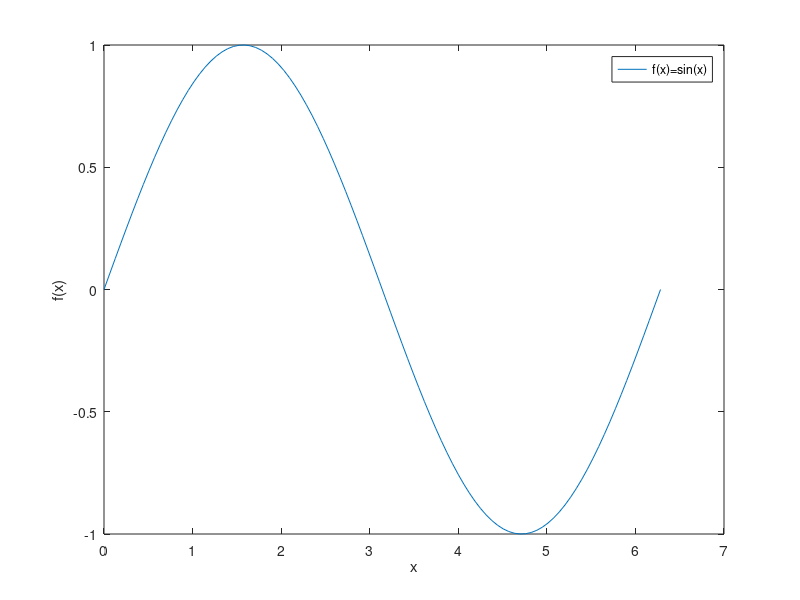

Source code (MATLAB): (Note: this script raises an error after producing the figure.)
x=linspace(0,2*pi);
y=sin(x);
plot(x,y);
xlabel('x'); ylabel('f(x)');
legend('f(x)=sin(x)', 'Location', 'best');
matlab2tikz('figures/graph.tex', 'height', '\fheight', 'width', '\fwidth');